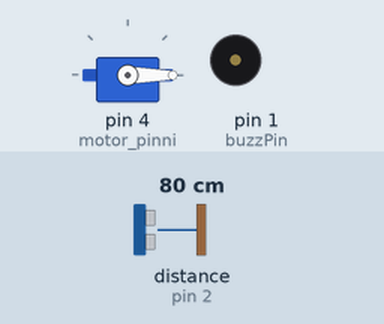
Simulated run of this sketch. Board: Arduino Uno, built with avr-gcc and run on an emulated ATmega328P. Shown: servo, buzzer (waves = sounding). Wiring (inferred from the names in the program): ultrasonic range finder: trigger pin 3; echo pin 2. The test bench sets the inputs (shaded band); at power-on: distance to the obstacle (sensor on pin 2) 80 cm. The echo pulse lasts 58.3 µs per cm.

Above: at 14.29 s.
14.7 s: distance to the obstacle (sensor on pin 2) set to 95 cm
28.7 s: distance to the obstacle (sensor on pin 2) set to 104 cm
At 33.8 s:
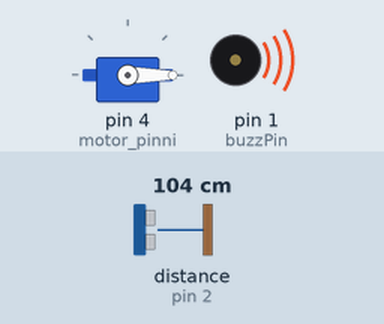
42.7 s: distance to the obstacle (sensor on pin 2) set to 99 cm
At 44.2 s:
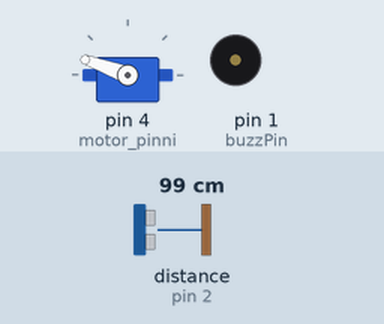
53.0 s: distance to the obstacle (sensor on pin 2) set to 120 cm
At 59.1 s:
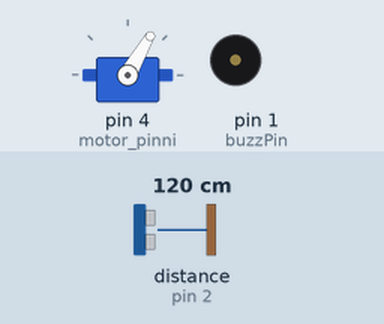
63.3 s: distance to the obstacle (sensor on pin 2) set to 2 cm
At 70.4 s:
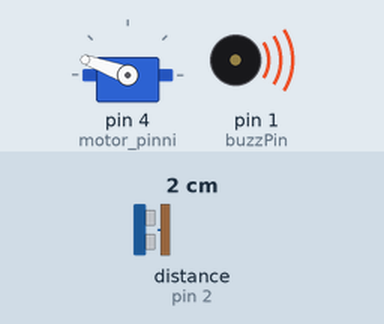
Timing chart, 0 to 74.6 s (numbered marks = the images above; inputs shaded):
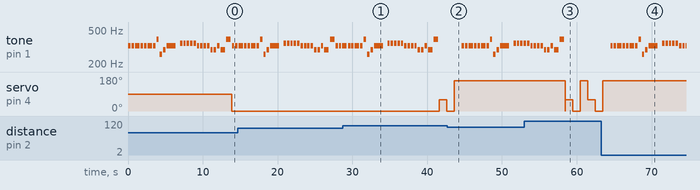

Measured:
- the behaviour switches between 100 and 101 cm on distance to the obstacle (sensor on pin 2) (found by bisection; images 0 and 1)
- the behaviour switches between 102 and 101 cm on distance to the obstacle (sensor on pin 2) (found by bisection; images 1 and 2)
- after the input at 28.7 s, tone on pin 1 (buzzPin): goes on until 41.5 s, then stays silent; servo on pin 4 (motor_pinni): 0° → 60° after 12.9 s, → 0° 1.0 s later
- after the input at 42.7 s, tone on pin 1 (buzzPin): plays 328 Hz for 0.32 s, 328 Hz for 0.32 s, 328 Hz for 0.60 s, 328 Hz for 0.32 s, 328 Hz for 0.32 s, 328 Hz for 0.60 s … (15 notes in this stretch), starting after 1.9 s; servo on pin 4 (motor_pinni): goes on until 43.6 s, then stays 160°
- after the input at 53.0 s, tone on pin 1 (buzzPin): goes on until 58.3 s, then stays silent
- after the input at 63.3 s, tone on pin 1 (buzzPin): plays 328 Hz for 0.32 s, 328 Hz for 0.32 s, 328 Hz for 0.60 s, 328 Hz for 0.32 s, 328 Hz for 0.32 s, 328 Hz for 0.60 s … (19 notes in this stretch), starting after 1.2 s; servo on pin 4 (motor_pinni): goes on until 63.5 s, then stays 160°
- by itself, tone on pin 1 (buzzPin): plays 328 Hz for 0.32 s, 328 Hz for 0.32 s, 328 Hz for 0.60 s, 328 Hz for 0.32 s, 328 Hz for 0.32 s, 328 Hz for 0.60 s … (27 notes in this stretch)

The sketch:

Lokaverkefi.ino.ino
```cpp
// Define pins for ultrasonic and buzzer
int const trigPin = 3;
int const echoPin = 2;
int const buzzPin = 1;

#include <Servo.h> // Sambærilegt og import í python

Servo motor; // bý til tilvik af Servo klasanum
int motor_pinni = 4; // pinninn sem ég nota til að stjórna mótornum
int length = 26;
char notes[] = "eeeeeeegcde fffffeeeeddedg";
int beats[] = { 1, 1, 2, 1, 1, 2, 1, 1, 1, 1, 4, 1, 1, 1, 1, 1, 1, 1, 1, 1, 1, 1, 1, 1, 2, 2};

int tempo = 300;
void playTone(int tone, int duration) {
  for (long i = 0; i < duration * 1000L; i += tone * 2) {
    digitalWrite(buzzPin, HIGH);
    delayMicroseconds(tone);
    digitalWrite(buzzPin, LOW);
    delayMicroseconds(tone);
  }
}
void playNote(char note, int duration) {
  char names[] = { 'c', 'd', 'e', 'f', 'g', 'a', 'b', 'C' };
  int tones[] = { 1915, 1700, 1519, 1432, 1275, 1136, 1014, 956 };

  // play the tone corresponding to the note name
  for (int i = 0; i < 8; i++) {
    if (names[i] == note) {
      playTone(tones[i], duration);
    }
  }
}

void setup() {
    motor.attach(motor_pinni); // segi servo tilvikinu hvaða pinna á að nota
    pinMode(trigPin, OUTPUT); // trig pin will have pulses output
    pinMode(echoPin, INPUT); // echo pin should be input to get pulse width
    pinMode(buzzPin, OUTPUT); // buzz pin is output to control buzzering
}

void loop()
{
    // Duration will be the input pulse width and distance will be the distance to the obstacle in centimeters
    int duration, distance;
    // Output pulse with 1ms width on trigPin
    digitalWrite(trigPin, HIGH);
    delay(1);
    digitalWrite(trigPin, LOW);
    // Measure the pulse input in echo pin
    duration = pulseIn(echoPin, HIGH);
    // Distance is half the duration devided by 29.1 (from datasheet)
    distance = (duration/2) / 29.1;
    // if distance less than 0.5 meter and more than 0 (0 or less means over range)
    if (distance <= 100) {
      // Buzz
              for (int i = 0; i < length; i++) {
    if (notes[i] == ' ') {
      delay(beats[i] * tempo); // rest
    } else {
      playNote(notes[i], beats[i] * tempo);
    }

    // pause between notes
    delay(tempo / 2);
  }


      motor.write(0);
  } else {
      // Don't buzz
      digitalWrite(buzzPin, LOW);
      motor.write(60); // mótorinn fer lengst til vinstri
      delay(1000);
      motor.write(0); // mótorinn fer í miðjuna
      delay(1000);
      motor.write(160); // mótorinn fer lengst til hægri
      delay(1000);
    }
}
```
